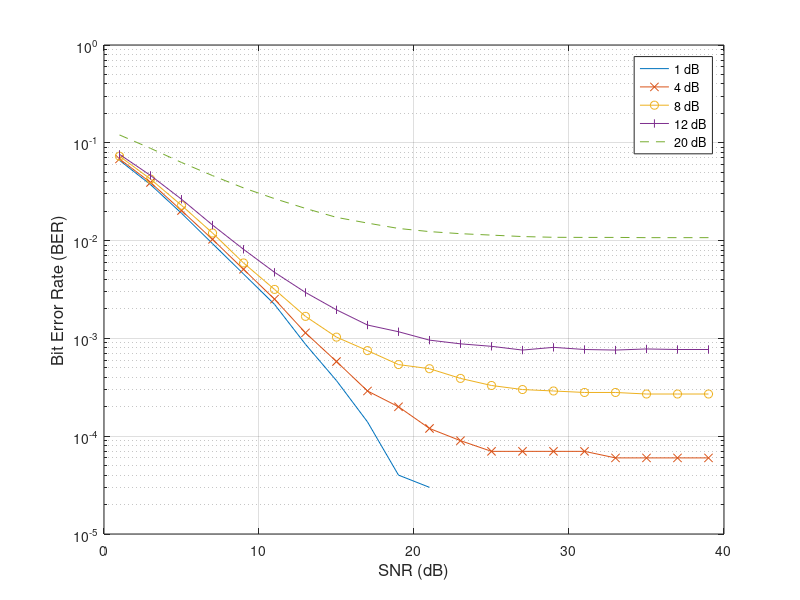

Write MATLAB code to recreate this figure.
format long
figureData = [1.000000000000000   0.066180000000000   0.067020000000000   0.068420000000000   0.072900000000000   0.075510000000000   0.076180000000000   0.077070000000000;
   3.000000000000000   0.037410000000000   0.038210000000000   0.039290000000000   0.042590000000000   0.044280000000000   0.046400000000000   0.047070000000000;
   5.000000000000000   0.019050000000000   0.019640000000000   0.020290000000000   0.022940000000000   0.024080000000000   0.026490000000000   0.026690000000000;
   7.000000000000000   0.009310000000000   0.009750000000000   0.010300000000000   0.011960000000000   0.012680000000000   0.014430000000000   0.014980000000000;
   9.000000000000000   0.004560000000000   0.004950000000000   0.005090000000000   0.005910000000000   0.006620000000000   0.008150000000000   0.008140000000000;
  11.000000000000000   0.002230000000000   0.002400000000000   0.002520000000000   0.003170000000000   0.003600000000000   0.004740000000000   0.004270000000000;
  13.000000000000000   0.000870000000000   0.000990000000000   0.001140000000000   0.001680000000000   0.001980000000000   0.002950000000000   0.002530000000000;
  15.000000000000000   0.000370000000000   0.000410000000000   0.000580000000000   0.001030000000000   0.001270000000000   0.001960000000000   0.001370000000000;
  17.000000000000000   0.000140000000000   0.000180000000000   0.000290000000000   0.000750000000000   0.000980000000000   0.001370000000000   0.000950000000000;
  19.000000000000000   0.000040000000000   0.000110000000000   0.000200000000000   0.000540000000000   0.000780000000000   0.001170000000000   0.000880000000000;
  21.000000000000000   0.000030000000000   0.000070000000000   0.000120000000000   0.000490000000000   0.000690000000000   0.000960000000000   0.000690000000000;
  23.000000000000000                   0   0.000050000000000   0.000090000000000   0.000390000000000   0.000620000000000   0.000880000000000   0.000610000000000;
  25.000000000000000                   0   0.000030000000000   0.000070000000000   0.000330000000000   0.000570000000000   0.000830000000000   0.000570000000000;
  27.000000000000000                   0   0.000030000000000   0.000070000000000   0.000300000000000   0.000540000000000   0.000760000000000   0.000570000000000;
  29.000000000000000                   0                   0   0.000070000000000   0.000290000000000   0.000500000000000   0.000810000000000   0.000570000000000;
  31.000000000000000                   0                   0   0.000070000000000   0.000280000000000   0.000480000000000   0.000770000000000   0.000550000000000;
  33.000000000000000                   0                   0   0.000060000000000   0.000280000000000   0.000470000000000   0.000760000000000   0.000520000000000;
  35.000000000000000                   0                   0   0.000060000000000   0.000270000000000   0.000490000000000   0.000780000000000   0.000500000000000;
  37.000000000000000                   0                   0   0.000060000000000   0.000270000000000   0.000480000000000   0.000770000000000   0.000520000000000;
  39.000000000000000                   0                   0   0.000060000000000   0.000270000000000   0.000470000000000   0.000770000000000   0.000520000000000];

column9 = [   0.120350000000000;
   0.087820000000000;
   0.062950000000000;
   0.046220000000000;
   0.034580000000000;
   0.026870000000000;
   0.021330000000000;
   0.017280000000000;
   0.015110000000000;
   0.013310000000000;
   0.012360000000000;
   0.011770000000000;
   0.011380000000000;
   0.011000000000000;
   0.010810000000000;
   0.010780000000000;
   0.010780000000000;
   0.010720000000000;
   0.010720000000000;
   0.010720000000000];


snrData = [figureData , column9]


figure
semilogy(snrData(:,1),snrData(:,2))
hold on
semilogy(snrData(:,1),snrData(:,4), '-x')
hold on
semilogy(snrData(:,1),snrData(:,5), '-o')
hold on
semilogy(snrData(:,1),snrData(:,7), '-|')
hold on
semilogy(snrData(:,1),snrData(:,9), '--')
hold on
xlabel("SNR (dB)",'FontSize', 12);
legend("1 dB", "4 dB", "8 dB", "12 dB","20 dB")
ylabel("Bit Error Rate (BER)",'FontSize', 12);
grid on